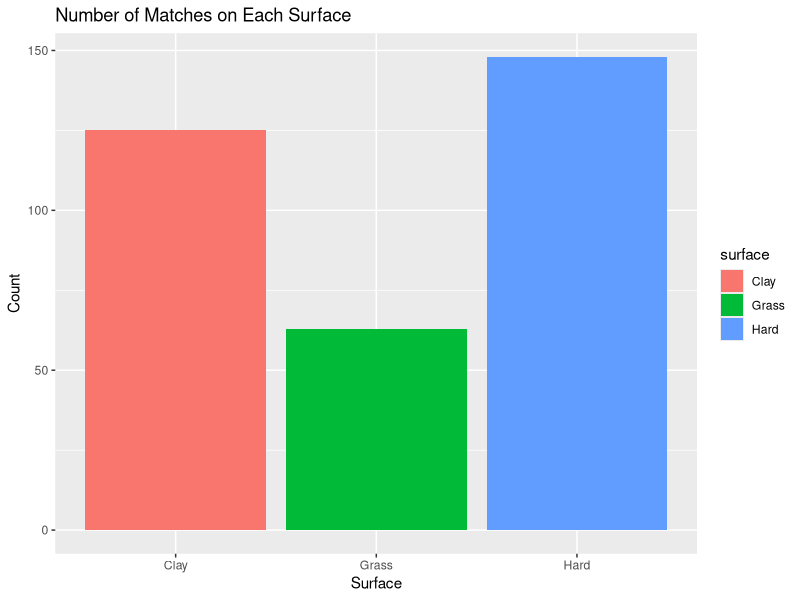
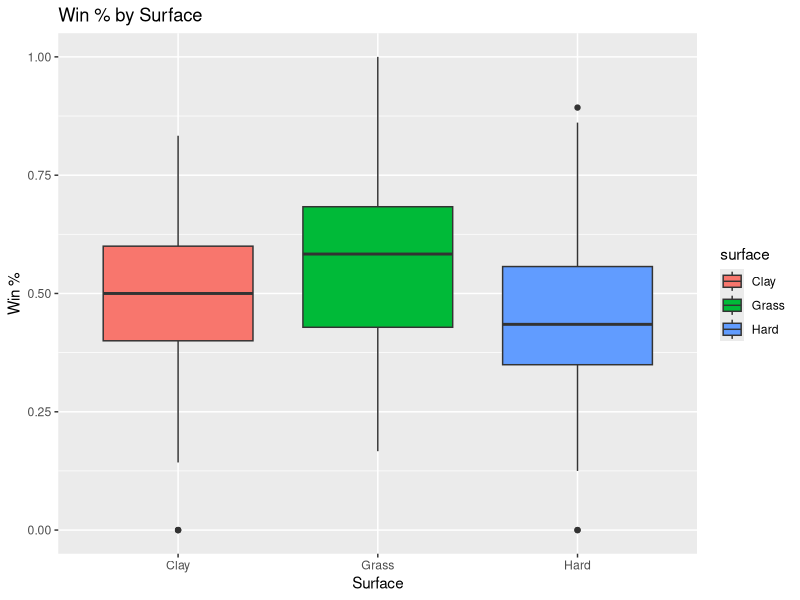
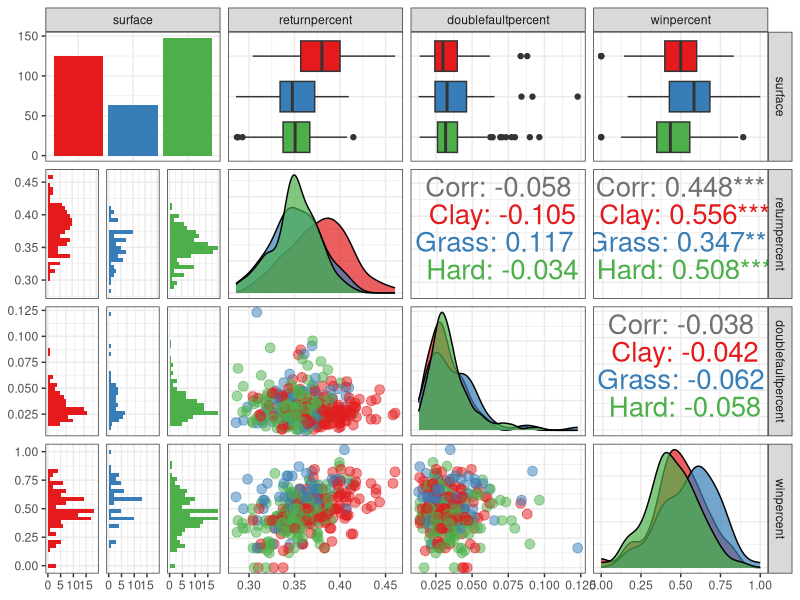
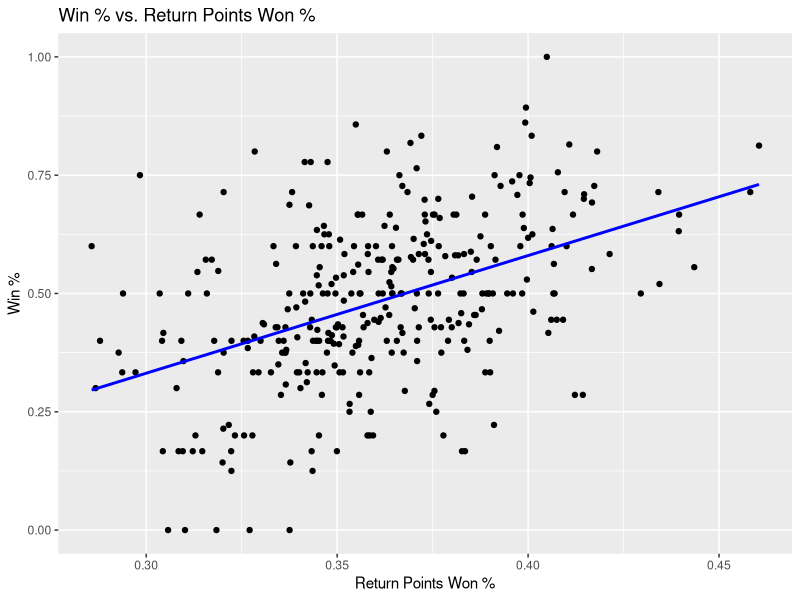
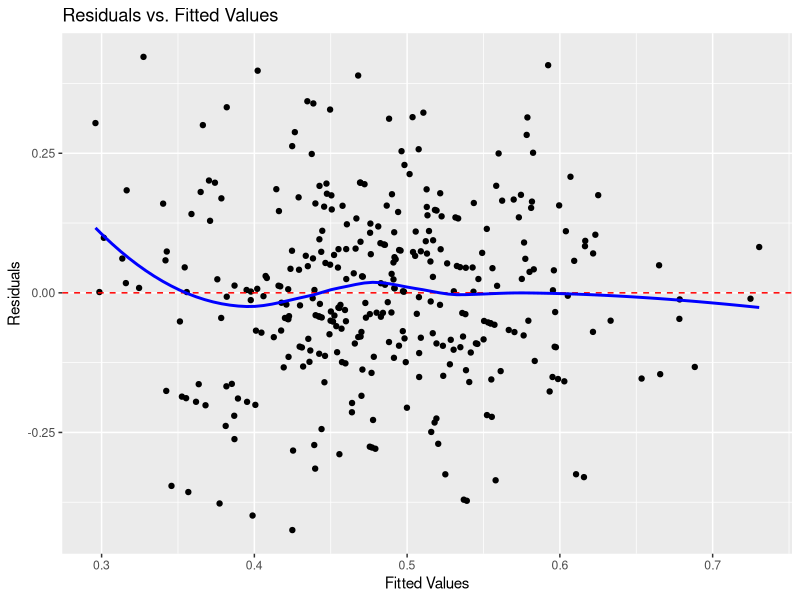

These charts were generated, in order, by the following R code: (Note: this script raises an error after producing the figures.)

# --------------------------------------------------
# LOAD NECESSARY PACKAGES
# --------------------------------------------------

library(ggplot2)
library(GGally)
library(car)


# --------------------------------------------------
# READ IN DATA
# --------------------------------------------------

data <- read.csv("data/atp-tennis.csv")

View(data)
str(data)
dim(data)



# --------------------------------------------------
# CLEAN DATA
# --------------------------------------------------

tennis <- data

# make surface factor
tennis$Surface <- factor(tennis$Surface, levels = c("Clay", "Grass", "Hard"))

# drop column with player names
tennis <- tennis[, -1]

# rename columns
colnames(tennis) <- c("surface", "returnpercent", "doublefaultpercent", "winpercent")

View(tennis)
str(tennis)



# --------------------------------------------------
# EDA
# --------------------------------------------------


# Summary statistics
summary(tennis)

# Plot distribution of match wins by surface
ggplot(tennis, aes(x = surface, fill = surface)) +
  geom_bar() +
  labs(title = "Number of Matches on Each Surface", x = "Surface", y = "Count")

# Plot side by side boxplots of match wins by surface
ggplot(tennis, aes(x = surface, y = winpercent, fill = surface)) +
  geom_boxplot() +
  labs(title = "Win % by Surface", x = "Surface", y = "Win %")


# Pairs plot
ggpairs(tennis, 
        aes(colour = surface),
        upper = list(continuous = wrap("cor", size = 7)),
        lower = list(continuous = wrap("points", size = 3, alpha = 0.5)),
        diag = list(continuous = wrap("densityDiag", alpha = 0.7)),
        progress = TRUE) +
        theme_bw() +
        scale_color_brewer(palette = "Set1") +
        scale_fill_brewer(palette = "Set1")


# --------------------------------------------------
# LINEAR REGRESSION MODELING
# --------------------------------------------------


########## Return Points Won % ##########

# Fit linear regression model
model <- lm(winpercent ~ returnpercent, data = tennis)
fitted <- predict(model)
residuals <- residuals(model)

# plot the scatter plot with the regression line
ggplot(tennis, aes(x = returnpercent, y = winpercent)) +
  geom_point() +
  geom_smooth(method = "lm", se = FALSE, color = "blue") +
  labs(title = "Win % vs. Return Points Won %", x = "Return Points Won %", y = "Win %")

summary(model)

# Plot residuals vs. fitted values
ggplot(tennis, aes(x = fitted, y = residuals)) +
  geom_point() +
  geom_hline(yintercept = 0, linetype = "dashed", color = "red") +
  geom_smooth(method = "loess", se = FALSE, color = "blue") +
  labs(title = "Residuals vs. Fitted Values", x = "Fitted Values", y = "Residuals")

# QQ plot
qqPlot(model, main = "QQ Plot")

# shapiro wilks test
shapiro.test(residuals)




########## Double Fault % ##########

# Fit linear regression model
model_fault <- lm(winpercent ~ doublefaultpercent, data = tennis)
fitted_fault <- predict(model_fault)
residuals_fault <- residuals(model_fault)

# plot the scatter plot with the regression line
ggplot(tennis, aes(x = doublefaultpercent, y = winpercent)) +
  geom_point() +
  geom_smooth(method = "lm", se = FALSE, color = "blue") +
  labs(title = "Win % vs. Double Fault %", x = "Double Fault %", y = "Win %")

summary(model_fault)

# Plot residuals vs. fitted values
ggplot(tennis, aes(x = fitted_fault, y = residuals_fault)) +
  geom_point() +
  geom_hline(yintercept = 0, linetype = "dashed", color = "red") +
  geom_smooth(method = "loess", se = FALSE, color = "blue") +
  labs(title = "Residuals vs. Fitted Values", x = "Fitted Values", y = "Residuals")

# QQ plot
qqPlot(model_fault, main = "QQ Plot")

# shapiro wilks test
shapiro.test(residuals_fault)

